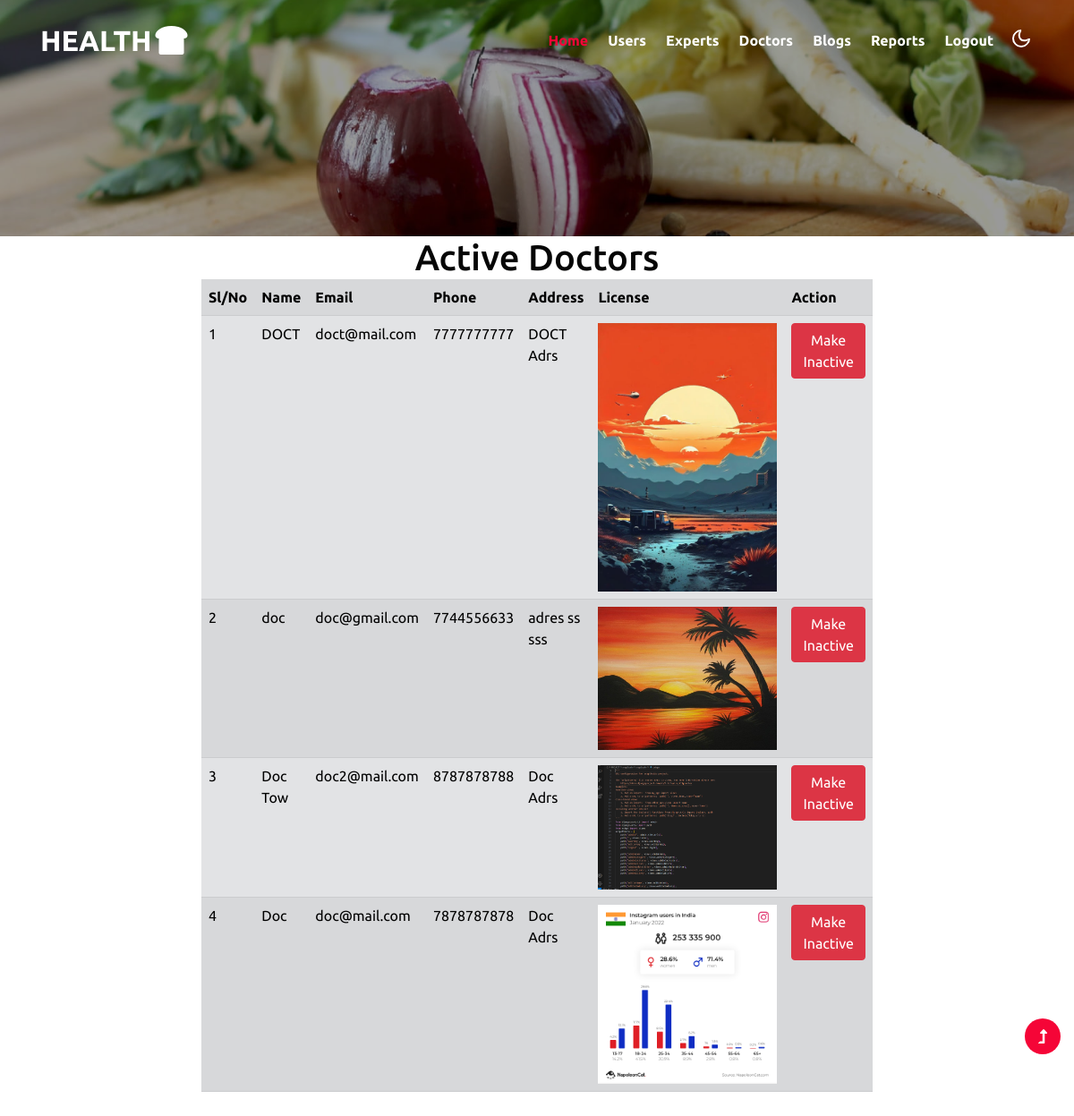
Page /adminDoctors on the committed database.
### phwApp/models.py (models this page shows)
class Doctor(models.Model):
    name=models.CharField(max_length=100)
    address=models.CharField(max_length=100)
    phone=models.BigIntegerField()
    email=models.EmailField()
    qualification=models.FileField(null=True)
    experience=models.CharField(max_length=100)
    specialization=models.CharField(max_length=100, null=True)
    user = models.ForeignKey(User, on_delete=models.CASCADE, null=True)

### phwApp/views.py (the view)
# urls.py: path('adminDoctors', views.adminDoctors),
def adminDoctors(request):
    data = Doctor.objects.filter(user__is_active=1).order_by("-id")
    dataIn = Doctor.objects.filter(user__is_active=0)
    return render(request, "adminDoctors.html", {"data": data, "dataIn":dataIn})

### template/adminDoctors.html (shortened to what this page needs)
{% extends "commonbaseadmin.html" %}
{% block content %}
<div class="other_form_bg w-100">
    {% if data %}
    <h1 class="text-center">Active Doctors</h1>
    <table class="table table-secondary table-striped w-50 m-auto mb-5">
        <tr class="table_head">
            <th>Sl/No</th>
            <th>Name</th>
            <th>Email</th>
            <th>Phone</th>
            <th>Address</th>
            <th>License</th>
            <th>Action</th>
        </tr>
        {% for d in data %}
        <tr>
            <td>{{forloop.counter}}</td>
            <td>{{d.name}}</td>
            <td>{{d.email}}</td>
            <td>{{d.phone}}</td>
            <td>{{d.address}}</td>
            <td><a href="/static/media/{{d.qualification}}" target="_blank"><img src="/static/media/{{d.qualification}}" width="200" alt=""></a></td>
            <td><a href="/adminUpdateDoctors?id={{d.user.id}}&status=0" class="btn btn-danger">Make Inactive</a></td>
        </tr>
        {% endfor %}
    </table>
    {% endif %}
</div>
{% endblock %}

### template/commonbaseadmin.html (shortened to what this page needs)
<!DOCTYPE html>
<html lang="en">
	<head>
		<link rel="stylesheet" href="../static/assets/css/style-starter.css" />
	</head>
	<body>
		<header id="site-header" class="fixed-top">
			<div class="container">
				<nav class="navbar navbar-expand-lg navbar-light">
					<a class="navbar-brand" href="index.html">
						HEALTH<i class="fas fa-bread-slice ms-1"></i>
					</a>
					<div class="collapse navbar-collapse" id="navbarScroll">
						<ul class="navbar-nav ms-auto my-2 my-lg-0 navbar-nav-scroll">
							<li class="nav-item">
								<a class="nav-link active" aria-current="page" href="/adminhome"
									>Home</a
								>
							</li>
							<li class="nav-item">
								<a
									class="nav-link"
									aria-current="page"
									href="/adminUsers"
									>Users</a
								>
							</li>
							<li class="nav-item">
								<a
									class="nav-link"
									aria-current="page"
									href="/adminExpert"
									>Experts</a
								>
							</li>
							<li class="nav-item">
								<a
									class="nav-link"
									aria-current="page"
									href="/adminDoctors"
									>Doctors</a
								>
							</li>
							<li class="nav-item">
								<a
									class="nav-link"
									aria-current="page"
									href="/adminBlogs"
									>Blogs</a
								>
							</li>
							<li class="nav-item">
								<a
									class="nav-link"
									aria-current="page"
									href="/adminReports"
									>Reports</a
								>
							</li>
							<li class="nav-item">
								<a class="nav-link" href="/login">Logout</a>
							</li>
						</ul>
					</div>
					<div class="cont-ser-position">
						<nav class="navigation">
							<div class="theme-switch-wrapper">
								<label class="theme-switch" for="checkbox">
									<div class="mode-container">
										<i class="gg-moon"></i>
									</div>
								</label>
							</div>
						</nav>
					</div>
				</nav>
			</div>
		</header>
		<section class="inner-banner py-5">
			<div class="w3l-breadcrumb py-lg-5">
				<div class="container pt-5 pb-sm-4 pb-2"></div>
			</div>
		</section>
		{% block content %} {% endblock %}
		<button onclick="topFunction()" id="movetop" title="Go to top">
			<span class="fas fa-level-up-alt" aria-hidden="true"></span>
		</button>
	</body>
</html>

### rows in the picture
Doctor: name "DOCT", email "doct@mail.com", phone "7777777777", address "DOCT Adrs", qualification (picture)
Doctor: name "doc", email "doc@gmail.com", phone "7744556633", address "adres ss sss", qualification (picture)
Doctor: name "Doc Tow", email "doc2@mail.com", phone "8787878788", address "Doc Adrs", qualification (picture)
Doctor: name "Doc", email "doc@mail.com", phone "7878787878", address "Doc Adrs", qualification (picture)
